Frame 1 (no input): blank canvas, image omitted
Frame 60 (no input): blank canvas, image omitted
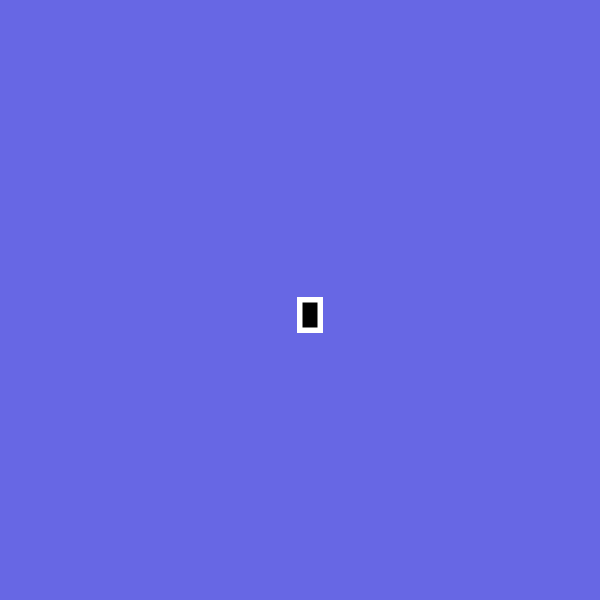
Frame 120 (the mouse pressed at the canvas centre since frame 60)

The p5.js sketch whose frames 1 and 60 were blank and that drew this single picture after the mouse press (run headless with seeded random() and noise() and a simulated clock; from frame 60 on, the mouse is pressed at the canvas centre):

// p5.js sketch
// ── sketch.js
function setup() {
  createCanvas(600,600);
  background("rgb(103,103,228)"); 
}



function draw() {
  stroke("white");
  strokeWeight(5);
  fill("black");
  if(mouseIsPressed){
  rect(mouseX, mouseY,20,30);
  }
}
